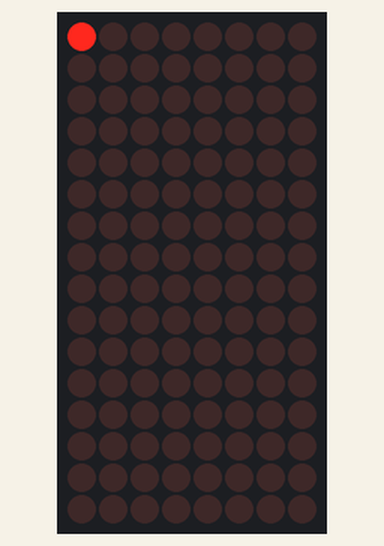
Simulated run of this sketch. Board: Arduino Uno, built with avr-gcc and run on an emulated ATmega328P. Parts: 8×16 LED matrix.

Above: at 0.08 s.
At 2.53 s:
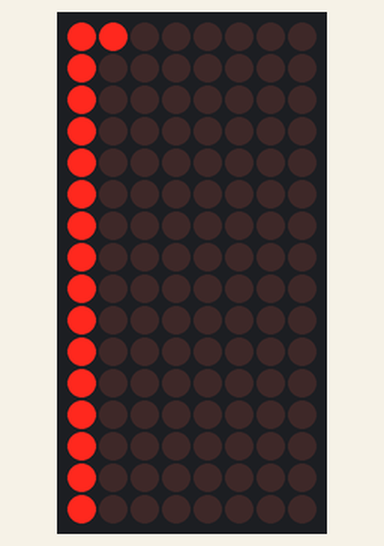
At 4.98 s:
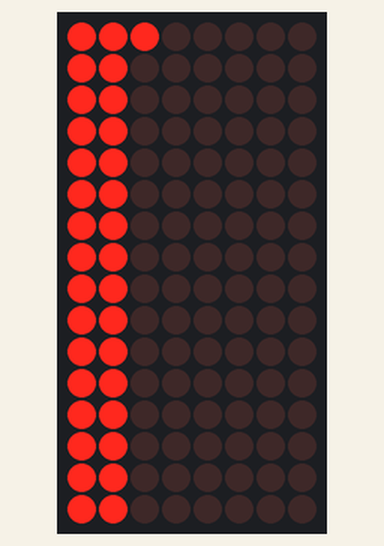
At 9.88 s:
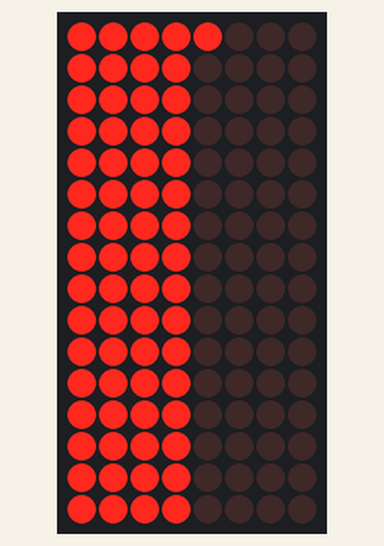
At 14.78 s:
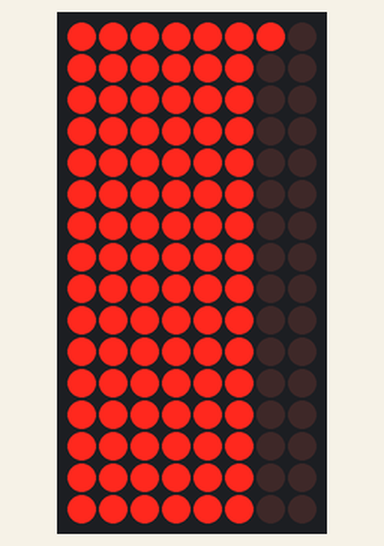
At 19.61 s:
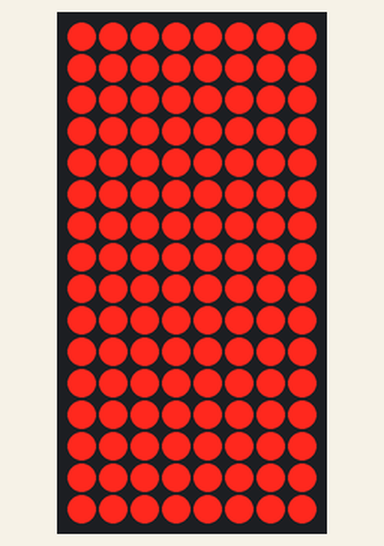

Measured:
- by itself, everything shown: repeats every 19.8 s, in 128 steps

The sketch:

counter_simple.ino
```cpp
#include <Adafruit_GFX.h>
#include <Adafruit_LEDBackpack.h>

Adafruit_8x16matrix matrix = Adafruit_8x16matrix();

void setup() {
  // pass in the address
  matrix.begin(0x70);
}

int count = 0;
void loop() {
  for (int i = 0; i<= count; i++) {
    int x = i / 16;
    int y = i % 16;
    matrix.drawPixel(x,y, LED_ON);
    matrix.writeDisplay();
    delay(150);
    if (count < 128) {
      count++;
    } else {
      matrix.clear();
      count = 0;
    }
  }
}
```
